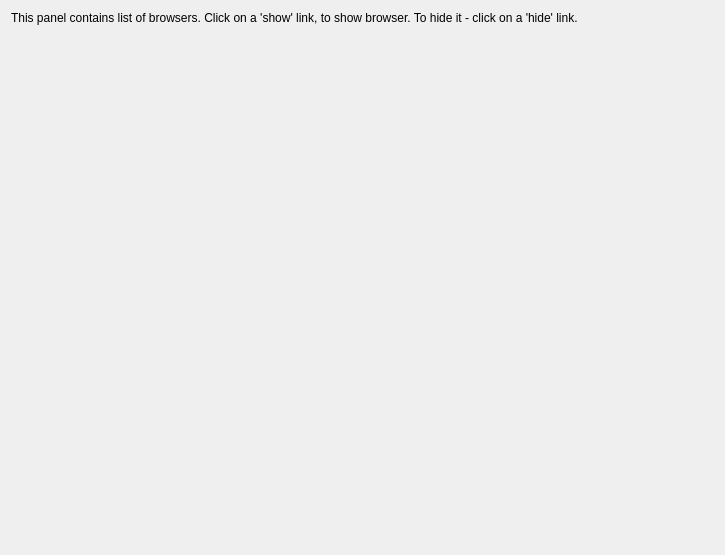
<?xml version="1.0" encoding="UTF-8"?>
<ui version="4.0">
 <class>SubprocessListWidget</class>
 <widget class="QWidget" name="SubprocessListWidget">
  <property name="geometry">
   <rect>
    <x>0</x>
    <y>0</y>
    <width>725</width>
    <height>555</height>
   </rect>
  </property>
  <property name="windowTitle">
   <string>Form</string>
  </property>
  <layout class="QVBoxLayout" name="verticalLayout">
   <property name="spacing">
    <number>12</number>
   </property>
   <item>
    <widget class="QLabel" name="label">
     <property name="text">
      <string>&lt;html&gt;&lt;head/&gt;&lt;body&gt;&lt;p&gt;&lt;img src=&quot;:/engine/images/question.png&quot;/&gt; This panel contains list of browsers. Click on a 'show' link, to show browser. To hide it - click on a 'hide' link.&lt;/p&gt;&lt;/body&gt;&lt;/html&gt;</string>
     </property>
     <property name="wordWrap">
      <bool>true</bool>
     </property>
    </widget>
   </item>
   <item>
    <widget class="QScrollArea" name="ScrollArea">
     <property name="frameShape">
      <enum>QFrame::NoFrame</enum>
     </property>
     <property name="widgetResizable">
      <bool>true</bool>
     </property>
     <widget class="QWidget" name="scrollAreaWidgetContents">
      <property name="geometry">
       <rect>
        <x>0</x>
        <y>0</y>
        <width>707</width>
        <height>507</height>
       </rect>
      </property>
      <layout class="QHBoxLayout" name="horizontalLayout">
       <property name="spacing">
        <number>0</number>
       </property>
       <property name="leftMargin">
        <number>0</number>
       </property>
       <property name="topMargin">
        <number>0</number>
       </property>
       <property name="rightMargin">
        <number>0</number>
       </property>
       <property name="bottomMargin">
        <number>0</number>
       </property>
       <item>
        <widget class="QWidget" name="MainWidget" native="true"/>
       </item>
      </layout>
     </widget>
    </widget>
   </item>
  </layout>
 </widget>
 <resources/>
 <connections/>
</ui>
